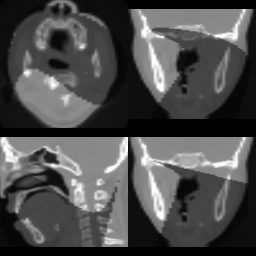

Source code (Python):
#!/usr/bin/env python

# Test vtkLassoStencilSource with spline and polygon shapes on 3D volume slices.

# Factory overrides
import vtkmodules.vtkInteractionStyle  # noqa: F401
import vtkmodules.vtkRenderingFreeType  # noqa: F401
import vtkmodules.vtkRenderingOpenGL2  # noqa: F401

import os

from vtkmodules.vtkCommonCore import vtkPoints
from vtkmodules.vtkIOImage import vtkImageReader2
from vtkmodules.vtkImagingCore import vtkImageShiftScale
from vtkmodules.vtkImagingStencil import (
    vtkImageStencil,
    vtkLassoStencilSource,
)
from vtkmodules.vtkInteractionStyle import vtkInteractorStyleImage
from vtkmodules.vtkRenderingCore import (
    vtkImageSlice,
    vtkImageSliceMapper,
    vtkRenderWindow,
    vtkRenderWindowInteractor,
    vtkRenderer,
)

# Concave closed contour
lasso_points = [
    (30, 50), (50, 90), (150, 50), (180, 100),
    (100, 170), (60, 170), (30, 50),
]

extent = [0, 63, 0, 63, 1, 93]
origin = [0.0, 0.0, 0.0]
spacing = [3.2, 3.2, 1.5]
center = [0.5 * 3.2 * 63, 0.5 * 3.2 * 63, 0.5 * 1.5 * 94]

# Read volume
reader = vtkImageReader2()
reader.SetDataByteOrderToLittleEndian()
reader.SetDataExtent(extent)
reader.SetDataOrigin(origin)
reader.SetDataSpacing(spacing)
data_dir = os.environ.get("VPE_DATA_DIR", os.path.dirname(os.path.abspath(__file__)))

reader.SetFilePrefix(os.path.join(data_dir, "headsq", "quarter"))

# Dimmed version
shift_scale = vtkImageShiftScale()
shift_scale.SetInputConnection(reader.GetOutputPort())
shift_scale.SetScale(0.5)

# --- Pipeline 0: orientation=2, spline, 7 points ---
points_0 = vtkPoints()
points_0.SetNumberOfPoints(7)
for i in range(7):
    point = [0.0, 0.0, 0.0]
    point[0] = lasso_points[i][0]
    point[1] = lasso_points[i][1]
    points_0.SetPoint(i, point)

stencil_source_0 = vtkLassoStencilSource()
stencil_source_0.SetOutputOrigin(origin)
stencil_source_0.SetOutputSpacing(spacing)
stencil_source_0.SetOutputWholeExtent(extent)
stencil_source_0.SetPoints(points_0)
stencil_source_0.SetShapeToSpline()
stencil_source_0.SetSliceOrientation(2)

stencil_0 = vtkImageStencil()
stencil_0.SetInputConnection(0, shift_scale.GetOutputPort())
stencil_0.SetInputConnection(1, reader.GetOutputPort())
stencil_0.SetStencilConnection(stencil_source_0.GetOutputPort())
stencil_0.Update()

mapper_0 = vtkImageSliceMapper()
mapper_0.BorderOn()
mapper_0.SetInputConnection(stencil_0.GetOutputPort())
mapper_0.SliceAtFocalPointOn()
mapper_0.SetOrientation(2)

actor_0 = vtkImageSlice()
actor_0.GetProperty().SetColorWindow(2000.0)
actor_0.GetProperty().SetColorLevel(1000.0)
actor_0.SetMapper(mapper_0)

# --- Pipeline 1: orientation=1, spline, 7 points ---
points_1 = vtkPoints()
points_1.SetNumberOfPoints(7)
for i in range(7):
    point = [0.0, 0.0, 0.0]
    point[2] = lasso_points[i][0]
    point[0] = lasso_points[i][1]
    points_1.SetPoint(i, point)

stencil_source_1 = vtkLassoStencilSource()
stencil_source_1.SetOutputOrigin(origin)
stencil_source_1.SetOutputSpacing(spacing)
stencil_source_1.SetOutputWholeExtent(extent)
stencil_source_1.SetPoints(points_1)
stencil_source_1.SetShapeToSpline()
stencil_source_1.SetSliceOrientation(1)

stencil_1 = vtkImageStencil()
stencil_1.SetInputConnection(0, shift_scale.GetOutputPort())
stencil_1.SetInputConnection(1, reader.GetOutputPort())
stencil_1.SetStencilConnection(stencil_source_1.GetOutputPort())
stencil_1.Update()

mapper_1 = vtkImageSliceMapper()
mapper_1.BorderOn()
mapper_1.SetInputConnection(stencil_1.GetOutputPort())
mapper_1.SliceAtFocalPointOn()
mapper_1.SetOrientation(1)

actor_1 = vtkImageSlice()
actor_1.GetProperty().SetColorWindow(2000.0)
actor_1.GetProperty().SetColorLevel(1000.0)
actor_1.SetMapper(mapper_1)

# --- Pipeline 2: orientation=0, spline, 6 points ---
points_2 = vtkPoints()
points_2.SetNumberOfPoints(6)
for i in range(6):
    point = [0.0, 0.0, 0.0]
    point[1] = lasso_points[i][0]
    point[2] = lasso_points[i][1]
    points_2.SetPoint(i, point)

stencil_source_2 = vtkLassoStencilSource()
stencil_source_2.SetOutputOrigin(origin)
stencil_source_2.SetOutputSpacing(spacing)
stencil_source_2.SetOutputWholeExtent(extent)
stencil_source_2.SetPoints(points_2)
stencil_source_2.SetShapeToSpline()
stencil_source_2.SetSliceOrientation(0)

stencil_2 = vtkImageStencil()
stencil_2.SetInputConnection(0, shift_scale.GetOutputPort())
stencil_2.SetInputConnection(1, reader.GetOutputPort())
stencil_2.SetStencilConnection(stencil_source_2.GetOutputPort())
stencil_2.Update()

mapper_2 = vtkImageSliceMapper()
mapper_2.BorderOn()
mapper_2.SetInputConnection(stencil_2.GetOutputPort())
mapper_2.SliceAtFocalPointOn()
mapper_2.SetOrientation(0)

actor_2 = vtkImageSlice()
actor_2.GetProperty().SetColorWindow(2000.0)
actor_2.GetProperty().SetColorLevel(1000.0)
actor_2.SetMapper(mapper_2)

# --- Pipeline 3: orientation=1, polygon, 6 points ---
points_3 = vtkPoints()
points_3.SetNumberOfPoints(6)
for i in range(6):
    point = [0.0, 0.0, 0.0]
    point[2] = lasso_points[i][0]
    point[0] = lasso_points[i][1]
    points_3.SetPoint(i, point)

stencil_source_3 = vtkLassoStencilSource()
stencil_source_3.SetOutputOrigin(origin)
stencil_source_3.SetOutputSpacing(spacing)
stencil_source_3.SetOutputWholeExtent(extent)
stencil_source_3.SetPoints(points_3)
stencil_source_3.SetShapeToSpline()
stencil_source_3.SetSliceOrientation(1)
stencil_source_3.SetShapeToPolygon()

stencil_3 = vtkImageStencil()
stencil_3.SetInputConnection(0, shift_scale.GetOutputPort())
stencil_3.SetInputConnection(1, reader.GetOutputPort())
stencil_3.SetStencilConnection(stencil_source_3.GetOutputPort())
stencil_3.Update()

mapper_3 = vtkImageSliceMapper()
mapper_3.BorderOn()
mapper_3.SetInputConnection(stencil_3.GetOutputPort())
mapper_3.SliceAtFocalPointOn()
mapper_3.SetOrientation(1)

actor_3 = vtkImageSlice()
actor_3.GetProperty().SetColorWindow(2000.0)
actor_3.GetProperty().SetColorLevel(1000.0)
actor_3.SetMapper(mapper_3)

# Renderers
renderer_0 = vtkRenderer()
renderer_0.SetViewport(0.0, 0.5, 0.5, 1.0)
renderer_0.AddViewProp(actor_0)

renderer_1 = vtkRenderer()
renderer_1.SetViewport(0.5, 0.5, 1.0, 1.0)
renderer_1.AddViewProp(actor_1)

renderer_2 = vtkRenderer()
renderer_2.SetViewport(0.0, 0.0, 0.5, 0.5)
renderer_2.AddViewProp(actor_2)

renderer_3 = vtkRenderer()
renderer_3.SetViewport(0.5, 0.0, 1.0, 0.5)
renderer_3.AddViewProp(actor_3)

# Render window
render_window = vtkRenderWindow()
render_window.AddRenderer(renderer_0)
render_window.AddRenderer(renderer_1)
render_window.AddRenderer(renderer_2)
render_window.AddRenderer(renderer_3)
render_window.SetSize(256, 256)
render_window.SetWindowName("stencil with lasso")

# Scene
camera_0 = renderer_0.GetActiveCamera()
camera_0.ParallelProjectionOn()
camera_0.SetParallelScale(0.25 * 100.8 * spacing[1])
camera_0.SetFocalPoint(center[0], center[1], center[2])
camera_0.SetPosition(center[0], center[1], center[2] + 10.0)
camera_0.SetViewUp(0.0, 1.0, 0.0)
camera_0.SetClippingRange(5.0, 15.0)

camera_1 = renderer_1.GetActiveCamera()
camera_1.ParallelProjectionOn()
camera_1.SetParallelScale(0.25 * 100.8 * spacing[1])
camera_1.SetFocalPoint(center[0], center[1], center[2])
camera_1.SetPosition(center[0], center[1] + 10.0, center[2])
camera_1.SetViewUp(0.0, 0.0, -1.0)
camera_1.SetClippingRange(5.0, 15.0)

camera_2 = renderer_2.GetActiveCamera()
camera_2.ParallelProjectionOn()
camera_2.SetParallelScale(0.25 * 100.8 * spacing[1])
camera_2.SetFocalPoint(center[0], center[1], center[2])
camera_2.SetPosition(center[0] + 10.0, center[1], center[2])
camera_2.SetViewUp(0.0, 0.0, -1.0)
camera_2.SetClippingRange(5.0, 15.0)

camera_3 = renderer_3.GetActiveCamera()
camera_3.ParallelProjectionOn()
camera_3.SetParallelScale(0.25 * 100.8 * spacing[1])
camera_3.SetFocalPoint(center[0], center[1], center[2])
camera_3.SetPosition(center[0], center[1] + 10.0, center[2])
camera_3.SetViewUp(0.0, 0.0, -1.0)
camera_3.SetClippingRange(5.0, 15.0)

# Interactor
interactor = vtkRenderWindowInteractor()
interactor.SetRenderWindow(render_window)
interactor_style_image = vtkInteractorStyleImage()
interactor.SetInteractorStyle(interactor_style_image)

interactor.Initialize()
interactor.Start()
